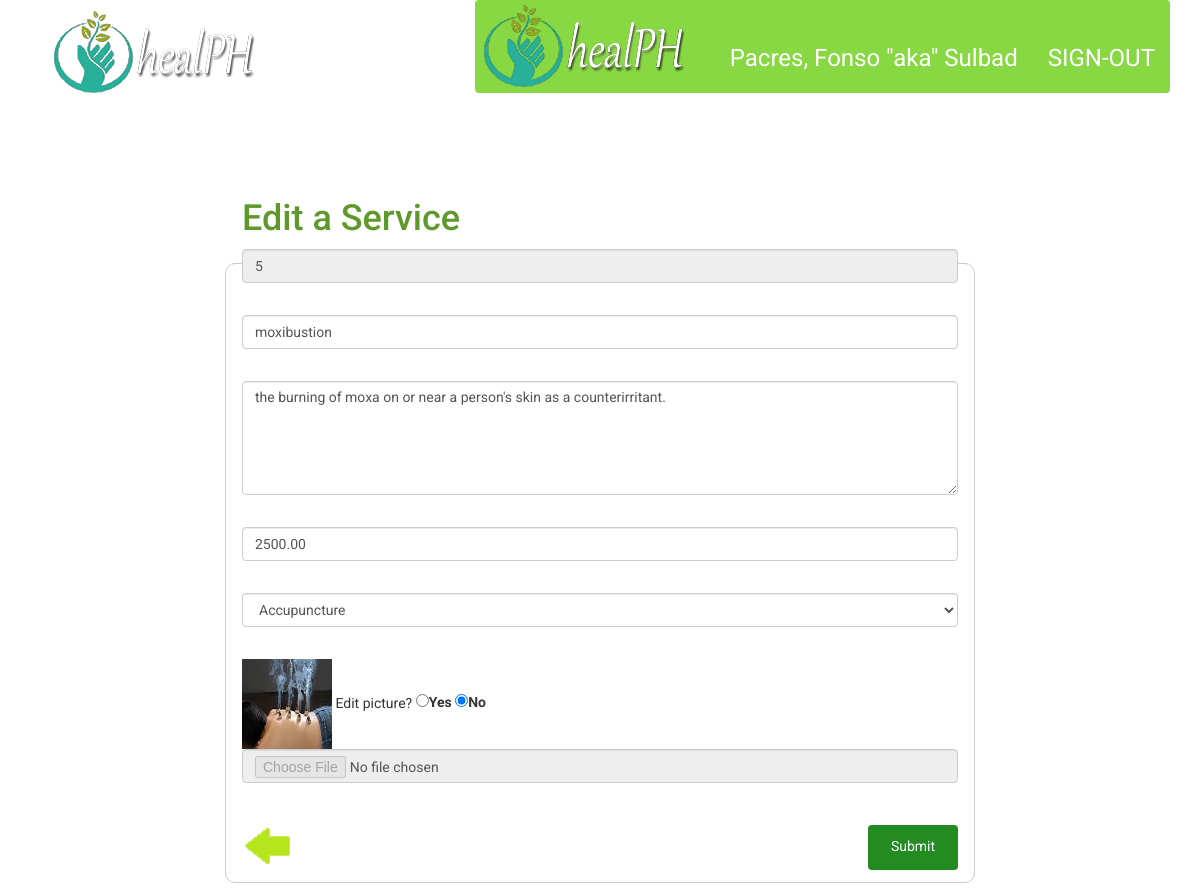
Page /healerPages/editservice.php?serviceid=5 (signed in) on the committed database.
### tables this page shows
CREATE TABLE IF NOT EXISTS `service` (
  `SERVICE_ID` int(11) NOT NULL AUTO_INCREMENT,
  `SRVCTYPE_ID` int(11) NOT NULL,
  `ACCT_ID` int(11) NOT NULL,
  `NAME` varchar(60) NOT NULL,
  `DESCRIPTION` varchar(3000) NOT NULL,
  `PRICE` decimal(10,2) NOT NULL,
  `STATUS` varchar(100) NOT NULL DEFAULT 'ACTIVE',
  `PICTURE` varchar(60) NOT NULL,
  `RATE` decimal(5,1) NOT NULL,
  PRIMARY KEY (`SERVICE_ID`)
);

### healerPages/editservice.php (the view, shortened to what this page needs)
<?php
	require '../queries/connection.php';
	$accountid = $_SESSION['USERID'];
	if(isset($_GET['serviceid'])) {
		$serviceid = $_GET['serviceid'];
		$sql = "SELECT * FROM service WHERE SERVICE_ID = '$serviceid'";
		$retrieve = $conn->query($sql)->fetchAll();
		if($retrieve) {
			foreach($retrieve as $row) {
				$serviceid = $row['SERVICE_ID'];
				$servicename = $row['NAME'];
				$description = $row['DESCRIPTION'];
				$price = $row['PRICE'];
				$type = $row['SRVCTYPE_ID'];
				$picture = $row['PICTURE'];
			}
		}
	}
	else {
		header('Location: viewServices.php');
	}
?>
<!DOCTYPE html>
<html lang="en">
<head>
		<link href="../assets/css/main.css" rel="stylesheet" />
</head>
<body class="addHealer">
		<div class="container">
				<div class="row">
						<div class="col-md-3 col-sm-3">
								<a href="loginHealer.php" class="navbar-brand"><img class="img-responsive wow slideInLeft" src="../assets/images/logo.png" /></a>
						</div>
						<div class="col-md-9 col-sm-9">
								<nav class="navbar navbar-inverse  wow bounceInUp">
										<div class="topUser">
												<ul class="nav navbar-nav">
														<li>
															<a href="profile.php?accountid=<?php echo $_SESSION['USERID']; ?>"><?php echo $_SESSION['NAME']; ?></a>
														</li>
														<li>
															<a href="../queries/signout.php">SIGN-OUT</a>
														</li>
												</ul>
										</div>
								</nav>
						</div>
				</div>
		</div>
		<section class="login">
				<div class="container">
						<div class="row">
								<div class="col-md-2 col-sm-2"></div>
								<div class="col-md-8 col-sm-8">
										<div id="loginForm">
												<h1 class="wow slideInDown">Edit a Service</h1>
												<form class="center-block" action="../queries/updateservice.php" method="post" enctype="multipart/form-data" >
														<div class="form-group">
																<input class="form-control wow lightSpeedIn" id="serviceid" name="serviceid" value="<?php echo $serviceid; ?>" placeholder="Service ID" type="text" required readonly > </div>
														<div class="message" id="sidMessage"></div>
														<div class="form-group">
																<input class="form-control wow lightSpeedIn" id="servicename" name="servicename" value="<?php echo $servicename; ?>" placeholder="Name of Service" type="text" required > </div>
														<div class="message" id="nosMessage"></div>
														<div class="form-group">
																<textarea class="form-control wow lightSpeedIn" id="description" name="description" placeholder="*Add Description" rows="5" spellcheck="true" required ><?php echo $description; ?></textarea>
														</div>
														<div class="message" id="descriptionMessage"></div>
														<div class="form-group">
																<input class="form-control wow lightSpeedIn" value="<?php echo $price; ?>" id="price" name="price" placeholder="Price" type="number" required > </div>
														<div class="message" id="priceMessage"></div>
														<div class="form-group">
																<select class="form-control wow lightSpeedIn" id="type" name="type" required >
																	<?php
																		$sql = "SELECT * FROM service_type";
																		$retrieve = $conn->query($sql)->fetchAll();
																		if($retrieve) {
																			foreach($retrieve as $row) {
																				$id = $row['SRVCTYPE_ID'];
																				$servicetype = $row['SRVCTYPE'];
																				$selected = "";
																				if($type == $id) {
																					$selected = "selected";
																				}
																				echo "<option value='" .$id. "'" .$selected. ">" .$servicetype. "</option>";
																			}
																		}
																	?>
																</select>
														</div>
														<div class="message" id="typeMessage"></div>
														<div class="form-group">
															<img src="../images/service/<?php echo $accountid. "/" .$picture; ?>" style="width: 90px; height: 90px;" />
															Edit picture? <input type="radio" name="confirmedit" onclick="checkSelected(this.value)" id="yes" value="Yes"><label for="yes">Yes</label>
															<input type="radio" name="confirmedit" onclick="checkSelected(this.value)" id="no" value="No" checked ><label for="no">No</label>
															<input class="form-control wow lightSpeedIn" type="file" name="picture" value="<?php echo $picture; ?>" id="picture" disabled required />
														</div>
														<div class="message" id="pictureMessage"></div>
												<input class="btn btn-danger wow bounceInRight hvr-grow" type="submit" id="submit" value="Submit" />
												</form>
												<div class="back2 hvr-float">
														<a href="viewServices.php"> <img src="../assets/images/back.png"></a>
												</div>
										</div>
								</div>
								<div class="col-md-2 col-sm-2"> </div>
						</div>
				</div>
		</section>
</body>
</html>

### rows in the picture
service: serviceid "5", servicename "moxibustion", description "the burning of moxa on or near a person's skin as a counterirritant.", price "2500.00", PICTURE (picture)

### other values in the picture
$_SESSION['NAME'] "Pacres, Fonso \"aka\" Sulbad"
form field type "Accupuncture"
